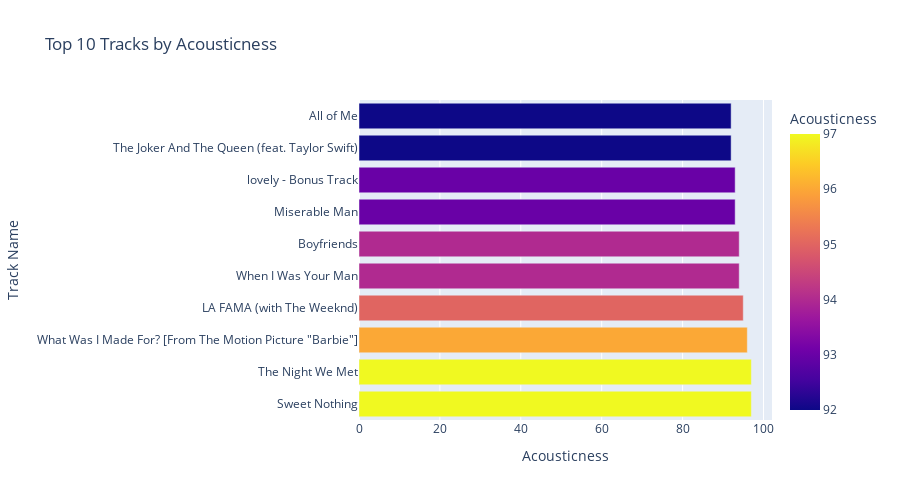

Source (notebook cell):
### Markdown cell above
### Top 10 Tracks by Acousticness

This horizontal bar chart showcases the tracks with the **highest acousticness percentages**, indicating a stronger presence of **organic instruments and minimal electronic production**. Key insights:  

- **"Sweet Nothing" (Taylor Swift)** and **"The Night We Met" (Lord Huron)** top the list with **97 acousticness**, emphasizing highly melodic and unplugged qualities that resonate with listeners seeking a **softer, more natural sound**.  

- Tracks like **"What Was I Made For?" (Billie Eilish)** and **"LA FAMA" (The Weeknd, ROSALï¿½)** illustrate that even modern chart-toppers can maintain **substantial acoustic elements**, blending traditional instrumentation with contemporary production.  

- High acousticness does not necessarily equate to the **largest streaming numbers**; for example, **"The Night We Met"** has significantly fewer streams than some high-energy, electronically-driven tracks.  

- Collaborations, such as **"The Joker And The Queen" (Ed Sheeran, Taylor Swift)**, demonstrate that acoustic tracks can still achieve mainstream popularity.  

- This visualization helps identify tracks that **appeal to audiences favoring organic instrumentation**, guiding **playlist curation, genre-specific recommendations, and musicological studies**.

### Code cell
df_top_acousticness = df_percentage[["Artist(S) Name", "Acousticness %", "Streams"]].sort_values(by="Acousticness %"
                                                                                          ,ascending=False).head(10)

px.bar(
    df_top_acousticness,
    title="Top 10 Tracks by Acousticness",
    y=df_top_acousticness.index,
    x="Acousticness %",
    color="Acousticness %",
    labels={"Acousticness %": "Acousticness"},
    hover_data={'Streams':        True,
                'Artist(S) Name': True},
    orientation='h',
    height=500
)

### Figure 1 — Plotly figure (JSON) as saved in the notebook; plotly's stock layout.template omitted (floating-point values rounded to 4 significant figures)
{"data": [{"customdata": [[186104310, "Taylor Swift"], [1410088830, "Lord Huron"], [30546883, "Billie Eilish"], [374706940, "The Weeknd, ROSALï¿½"], [1661187319, "Bruno Mars"], [137070925, "Harry Styles"], [124407432, "David Kushner"], [2355719893, "Billie Eilish, Khalid"], [146789379, "Ed Sheeran, Taylor Swift"], [2086124197, "John Legend"]], "hovertemplate": "Acousticness=%{marker.color}<br>Track Name=%{y}<br>Streams=%{customdata[0]}<br>Artist(S) Name=%{customdata[1]}<extra></extra>", "legendgroup": "", "marker": {"color": [97, 97, 96, 95, 94, 94, 93, 93, 92, 92], "coloraxis": "coloraxis", "pattern": {"shape": ""}}, "name": "", "orientation": "h", "showlegend": false, "textposition": "auto", "type": "bar", "x": [97, 97, 96, 95, 94, 94, 93, 93, 92, 92], "xaxis": "x", "y": ["Sweet Nothing", "The Night We Met", "What Was I Made For? [From The Motion Picture \"Barbie\"]", "LA FAMA (with The Weeknd)", "When I Was Your Man", "Boyfriends", "Miserable Man", "lovely - Bonus Track", "The Joker And The Queen (feat. Taylor Swift)", "All of Me"], "yaxis": "y"}], "layout": {"barmode": "relative", "coloraxis": {"colorbar": {"title": {"text": "Acousticness"}}, "colorscale": [[0, "#0d0887"], [0.1111, "#46039f"], [0.2222, "#7201a8"], [0.3333, "#9c179e"], [0.4444, "#bd3786"], [0.5556, "#d8576b"], [0.6667, "#ed7953"], [0.7778, "#fb9f3a"], [0.8889, "#fdca26"], [1, "#f0f921"]]}, "height": 500, "legend": {"tracegroupgap": 0}, "title": {"text": "Top 10 Tracks by Acousticness"}, "xaxis": {"anchor": "y", "domain": [0, 1], "title": {"text": "Acousticness"}}, "yaxis": {"anchor": "x", "domain": [0, 1], "title": {"text": "Track Name"}}}}
